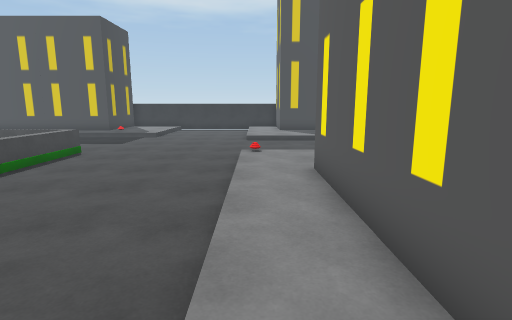
view 1 (above)

16 first-person views from a walk through a scene from a Unity 3-D project. The camera is 1.5 m above the floor, tilts 10° down and sees 80° across. The floor is counted in squares, 1 m on a side. Each view is taken from the middle of a square. On the plan, view 1 faces up. The plan holds only what a view shows up to about 15 squares ahead; the rest is blank. The place goes on beyond the plan. The player character is not drawn. Some surface patterns are stand-ins.

view 2
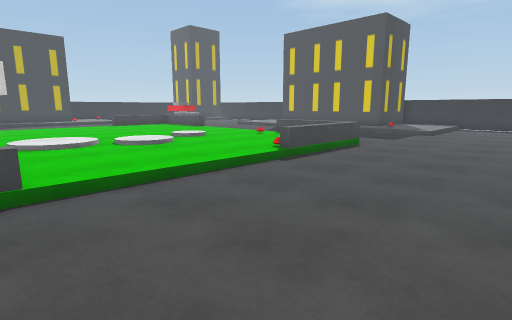

view 3
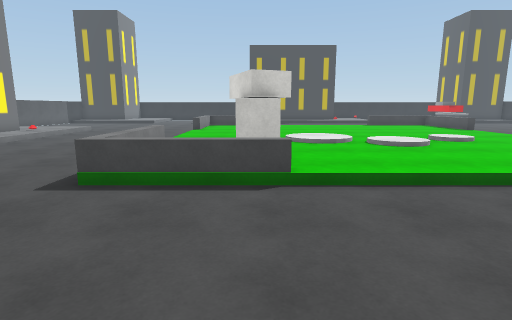

view 4
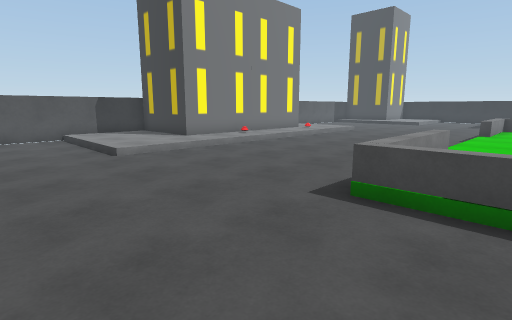

view 5
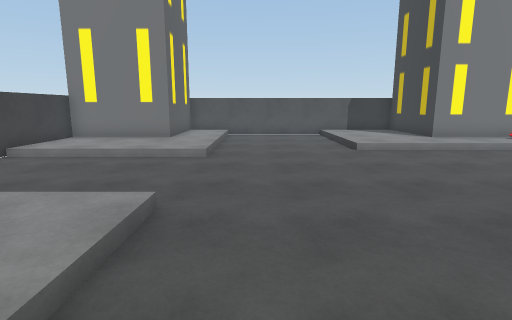

view 6
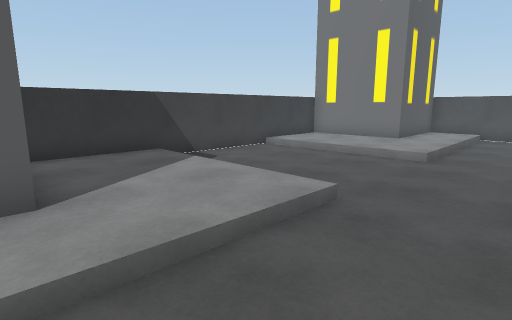

view 7
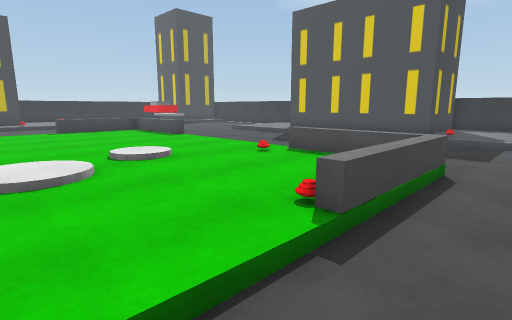

view 8
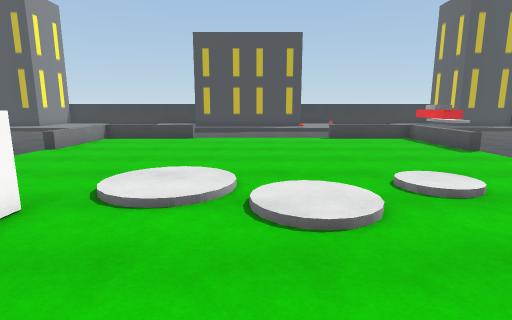

view 9
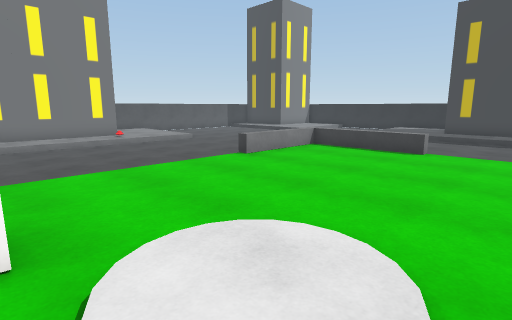

view 10
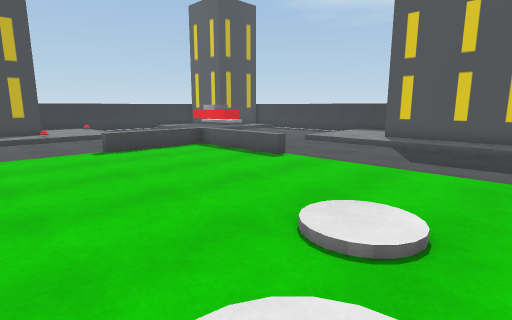

view 11
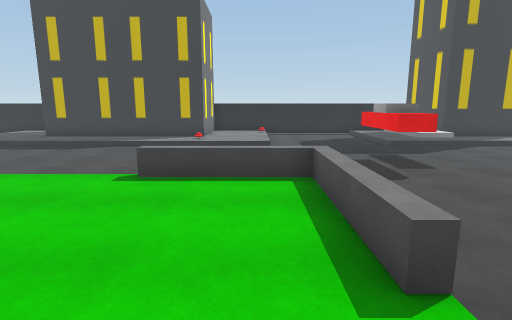

view 12
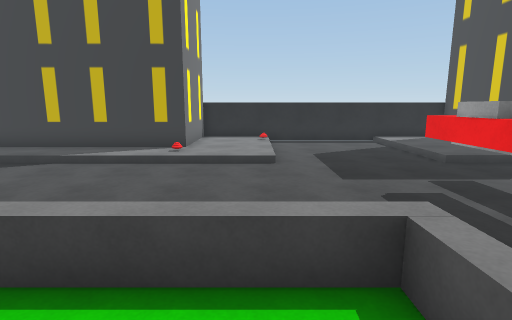

view 13
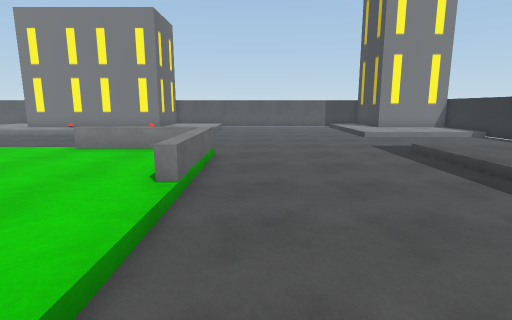

view 14
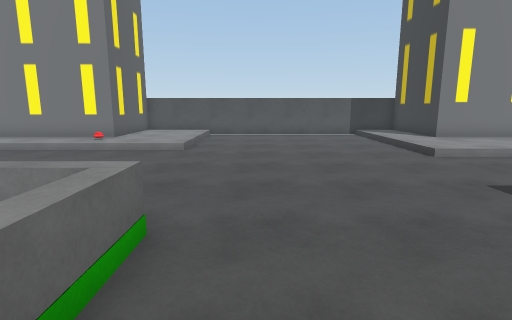

view 15
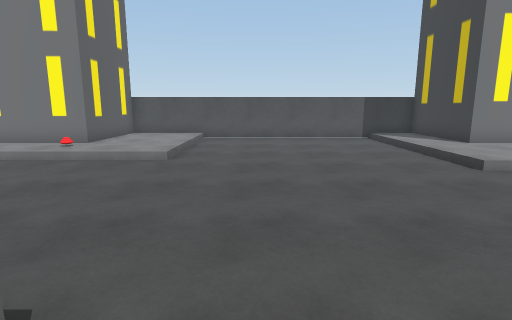

view 16
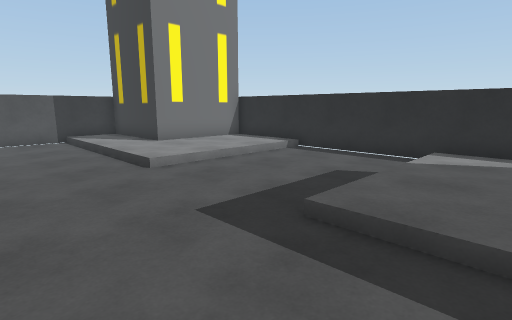

### Floor plan
Key: @ floor where view 1 was taken; # wall or solid block; . main floor; : floor 0.25 m higher than the main floor; + floor 0.5 m higher than the main floor; / step, stairs or slope; = window, fence, low wall or low ledge; ^ raised ledge; B block; O other object.
Columns run from 35 left of view 1 to 6 right of it. Each row starts with its distance up from view 1.
 19       :....       ######## :::
 18  ::::::.....     :::::::   ::: ..
 17  ::::::......   ........   ......
 16  //////.................   ......
 15  .......................   ...........
 14  .........OOO...........   ...........
 13  .......................    ..........
 12  ........... ...........    ..........
 11  ........... =^^^^:::::::^^^^......
 10  :/::::..... =::::::::::::::^....../::
  9  ::::::..... =::::::::::::::^......:::
  8  ::::::..... ==::::::://::::^......:::
  7  #####:.......:::::::://:::::......::#
  6      #:.......::::::::://::::......::#
  5      #:.......:::::::::++::::......::#
  4      #:.......::::::::://::::......::#
  3      #:.......:::::::/++:::::......::#
  2      #:.......:::::::/++:::::......::#
  1      #:......==::::::://::B:=.....   #
  0      #:......=::::::::::BBB ^......@:#
 -1      ::......=:::::::::::B  ^......::::::#
 -2     :::......=:::::::::::   ^......::::::#
 -3 #::::::......=====::::::====^......::::::#
 -4 #::::::.............      .........::::::#
 -5 #....................... ................#
 -6 #........................................#
 -7 #........................................#
 -8 #........................................#
 -9 #//////............................//////#
-10 #::::::............................::::::#
-11 #::::::........::::::::/::::::.....::::::#
-12 #::::::........::::::::/::::::.....::::::#
-13 #####::........:::#########:::.....::#####
-14     #::........:::#       #:::.....::#
-15     #::........:::#       #:::.....::#
-16     #::........:::#        :::.....::#
-17     ###############        ###########

Positions as (right, up) in squares from view 1, and headings:
1: (0, 0), facing up
2: (-1, 0), facing up-left
3: (-1, 0), facing left
4: (-2, -1), facing down-left
5: (-2, 0), facing down
6: (-3, 0), facing down-right
7: (-5, 4), facing up-left
8: (-7, 4), facing left
9: (-11, 4), facing down-left
10: (-11, 4), facing up-left
11: (-15, 10), facing left
12: (-19, 10), facing left
13: (-23, 6), facing down
14: (-23, 0), facing down
15: (-23, -2), facing down
16: (-25, -2), facing down-left
